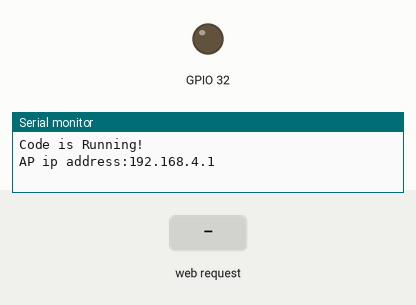
A sketch run on a simulated ESP32. Parts: output pins drawn as LEDs (lit = HIGH), the last lines printed to the serial monitor. Inputs (shaded band) come from the test bench.

Above: at 1.2 s.
1.3 s: HTTP request GET /LED1_on received
At 1.8 s:
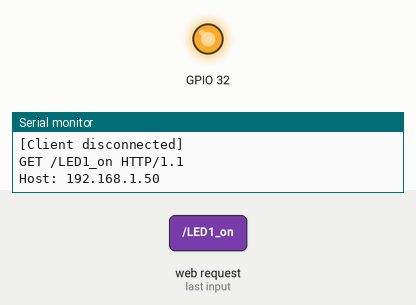
2.8 s: HTTP request GET /LED1_off received
At 4.1 s:
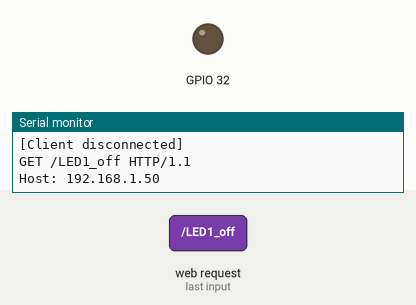
Timing chart, 0 to 5.8 s (numbered marks = the images above; inputs shaded):
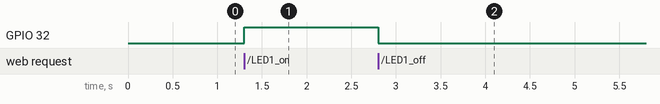

The sketch:

AP_WebServer.ino
```cpp
/*ESP32自己创建一个局域网网络，并作为WebServer*/
#include <WiFi.h>

//响应头
String responseHeaders =
    String("") +
    "HTTP/1.1 200 OK\r\n" +
    "Content-Type: text/html\r\n" +
    "Connection: close\r\n" +
    "\r\n";
//网页
String myhtmlPage =
    String("") +
    "<!DOCTYPE html>"+
    "<html>"+
    "<head>"+
     "<title>ESP32 AP Web Server</title>"+
    "<meta charset= \"utf-8\">"+
    "<style>html{text-align:center;}</style>"+
    "</head>"+
    "<body><br>"+
    "<h2>ESP32 Web Server</h2>"+
    "<p>GPIO 4-\"+led1State+\"</p>"+
    "<p><a href=\"/LED1_on\"><button>Open</button></a></p>"+
    "<p><a href=\"/LED1_off\"><button>Close</button></a></p>"+
    "<p>GPIO 25-\"+led2State+\"</p>"+
    "<p><a href=\"/LED2_blink\"><button>Blink</button></a></p>"+
    "<p><a href=\"/LED1_off\"><button>Close</button></a></p>"+
    "</body></html>";

  String readString="";
  const char *ssid = "ESP32";
  const char *password = "12345678";

  WiFiServer server(80);

void setup() {
  // put your setup code here, to run once:
  pinMode(32,OUTPUT);
  digitalWrite(32,LOW);

  Serial.begin(115200);
  Serial.println("Code is Running!");
  WiFi.softAP(ssid,password);
  IPAddress myIP=WiFi.softAPIP();
  Serial.print("AP ip address:");
  Serial.println(myIP);

  server.begin();
}
void loop()
{
    WiFiClient client = server.available(); //尝试建立客户对象
    if (client)                             //如果当前有客户可用
    {
        boolean currentLineIsBlank = true;
        Serial.println("[Client connected]");

        while (client.connected()) //如果客户端建立连接
        {
            if (client.available()) //等待有可读数据
            {
                char c = client.read(); //读取一字节数据
                readString += c;        //拼接数据
                /************************************************/
                if (c == '\n' && currentLineIsBlank) //等待请求头接收完成(接收到空行)
                {
                    //比较接收到的请求数据
                    if (readString.startsWith("GET / HTTP/1.1")) //如果是网页请求
                    {
                        client.print(responseHeaders); //向客户端输出网页响应
                        client.print(myhtmlPage);      //向客户端输出网页内容
                        client.print("\r\n");
                        Serial.println("GET Request!");
                        break;  //不添加break则一直连在SEP32的服务器上
                    }
                    else if (readString.startsWith("GET /LED1_on")) //改变LED状态请求
                    {
                        digitalWrite(32,HIGH);
                        //client.print("LED has been turn on");
                        client.print(responseHeaders); //向客户端输出网页响应
                        client.print(myhtmlPage);      //向客户端输出网页内容，也可以输出其他网页
                        client.print("\r\n");
                        Serial.println("LED has been turn on");
                        break;  //不添加break则一直连在SEP32的服务器上
                    }
                    else if (readString.startsWith("GET /LED1_off")) //改变LED状态请求
                    {
                        digitalWrite(32,LOW);
                        //client.print("LED has been turn on");
                        client.print(responseHeaders); //向客户端输出网页响应
                        client.print(myhtmlPage);      //向客户端输出网页内容，也可以输出其他网页
                        client.print("\r\n");
                        Serial.println("LED has been turn off");
                        break;  //不添加break则一直连在SEP32的服务器上
                    }
                    else
                    {
                        client.print(responseHeaders); //向客户端输出网页响应
                        client.print(myhtmlPage);      //向客户端输出网页内容，也可以输出其他网页
                        client.print("\r\n");
                        Serial.println("Not Anything!");
                        break;  //不添加break则一直连在SEP32的服务器上
                    }
                }
                if (c == '\n')
                {
                    currentLineIsBlank = true; //开始新行
                }
                else if (c != '\r')
                {
                    currentLineIsBlank = false; //正在接收某行中
                }
                /************************************************/
            }
        }
        delay(1);      //等待客户完成接收
        client.stop(); //结束当前连接:
        Serial.println("[Client disconnected]");

        Serial.println(readString); //打印输出来自客户的数据
        readString = "";
    }
}
```

Measured:
- after the input at 1.3 s, GPIO 32: LOW → HIGH at once
- after the input at 2.8 s, GPIO 32: HIGH → LOW at once
